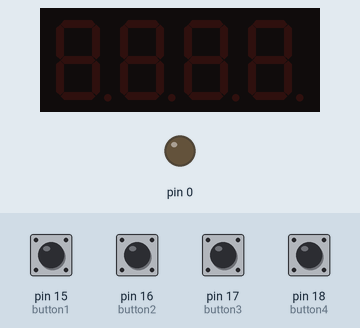
The sketch below on a simulated Arduino Uno, built with avr-gcc and run on an emulated ATmega328P. On the bench: 4-digit seven-segment display, output pins drawn as LEDs (lit = HIGH). The test bench sets the inputs (shaded band); at power-on: pin 15 (button1), pin 16 (button2), pin 17 (button3), pin 18 (button4) LOW. At 44.3 s the program stops and its outputs stay as they are.

Above: at 1.2 s.
1.3 s: pin 16 (button2) pulled HIGH for 0.15 s
2.9 s: pin 18 (button4) pulled HIGH for 1 s
At 4.4 s:
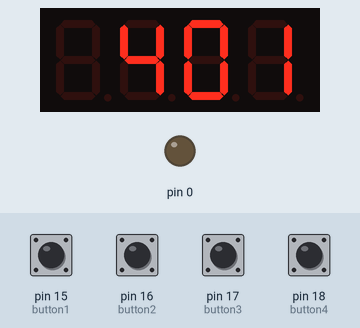
5.4 s: pin 18 (button4) pulled HIGH for 0.15 s
At 6.4 s:
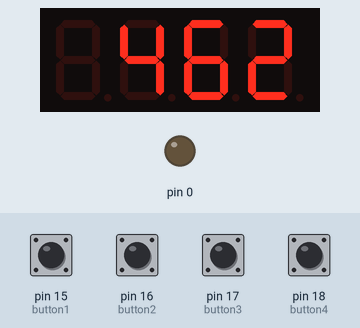
7.0 s: pin 16 (button2) driven HIGH and pin 18 (button4) driven HIGH
At 7.9 s:
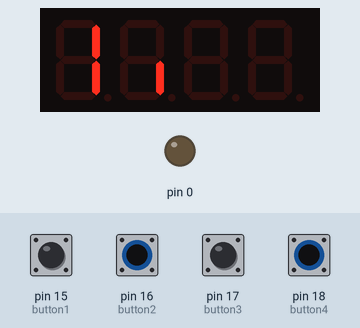
Timing chart, 0 to 10.0 s (numbered marks = the images above; inputs shaded):
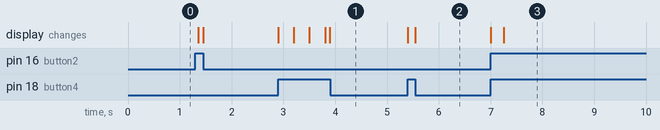

Measured:
- after the input at 2.9 s, the display: first changes at once (image 1 shows a later state)
- after the input at 5.4 s, the display: first changes at once (image 2 shows a later state)
- after the input at 7.0 s, the display: first changes at once (image 3 shows a later state)

The sketch:

lab7.ino
```cpp
#include<SevSeg.h>

//a = 3;
//f = 4;
//b = 7;
//d4 = 2;
//d3 = 5;
//d2 = 6;
//e = 8;
//d = 9;
//dp = 10;
//c = 11;
//g = 12;
//d1 = 13;
//14 - A0
//15 - A1
//16 - A2
//17 - A3
//18 - A4
//19 - A5

int counter = 0;
int delayTime = 1000;

byte numDigits = 4;
byte segmentPins[] = {3, 7, 11, 9, 8, 4, 12, 10};
byte digitPins[] = {2, 5, 6, 13} ;

int button1 = 15;
int button2 = 16;
int button3 = 17;
int button4 = 18;

int entries[10];
int cache_number = 0;
int iterator = 0;

SevSeg display;

void setup() {
  pinMode(INPUT, button1);
  pinMode(INPUT, button2);
  pinMode(INPUT, button3);
  pinMode(INPUT, button4);
  display.begin(COMMON_ANODE, numDigits, digitPins, segmentPins, true);
  display.blank();
}

void timeflow() {
  static unsigned long timer = millis();
  if (millis() - timer >= delayTime) {
    if (counter < 60) {
      display.setNumber(counter);
      counter++;
    } else {
      counter = 0;
    }
    timer = millis();
  }
}

void loop() {
  delay(2);
  if (digitalRead(button1) == HIGH) {
    timeflow();
  }
  if(digitalRead(button2) == HIGH) {
    //caching
    entries[cache_number] = counter;
    cache_number++;
  }
  if(digitalRead(button3)== HIGH) {
    //restart to zero
    counter = 0;
    display.setNumber(counter);
  }
  if (digitalRead(button4) == HIGH) {
    // display entries
    display.setNumber(iterator);
    iterator++;
  }
  display.refreshDisplay();
}
```
